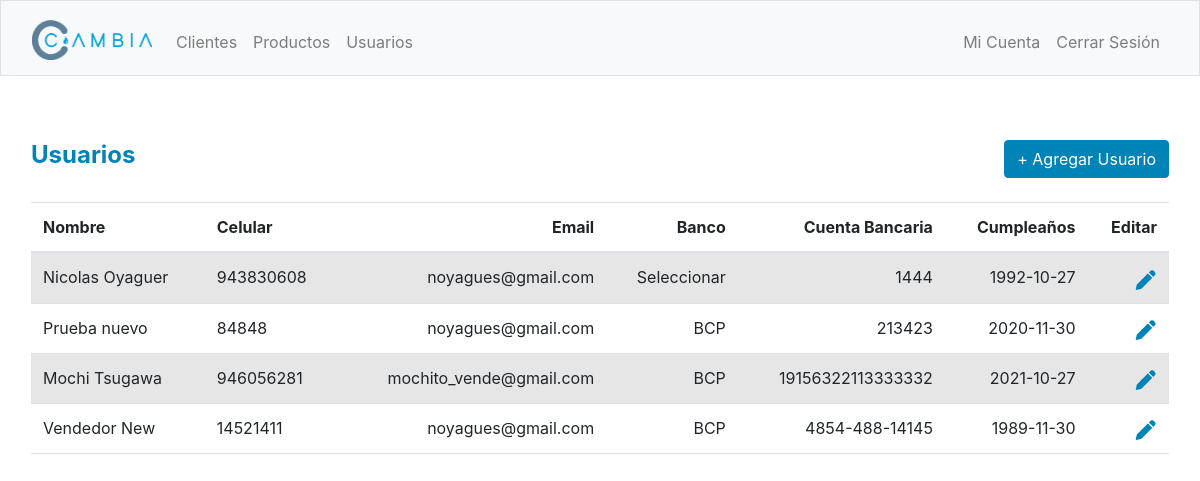
The page /usuarios (signed in) on the database its author committed.
### tables this page shows
CREATE TABLE 'users' (id INTEGER PRIMARY KEY AUTOINCREMENT NOT NULL, username TEXT NOT NULL, hash TEXT NOT NULL,'type' INTEGER NOT NULL, 'name' TEXT, 'phone' INTEGER, 'email' TEXT, 'bank' TEXT, 'bank_account' TEXT, 'birthday' TEXT);

### app.py (the view)
@app.route("/usuarios", methods=["GET", "POST"])
@login_required
def usuarios():
    if request.method == "POST":
        return redirect("/usuarios-create")
    else:
        users = db.execute("SELECT * FROM users")
        return render_template("users.html", users=users)

### helpers.py (called while the page is built)
def login_required(f):
    @wraps(f)
    def decorated_function(*args, **kwargs):
        if session.get("user_id") is None:
            return redirect("/login")
        return f(*args, **kwargs)
    return decorated_function

### templates/users.html (shortened to what this page needs)
{% extends "layout.html" %}
{% block main %}
    <nav class="navbar navbar-expand-md navbar-light" id="subtitle">Usuarios
        <ul class="navbar-nav ms-auto mt-2">
            <form action="/usuarios" method="post">
                <button class="btn btn-primary" type="submit">+ Agregar Usuario</button>
            </form>
        </ul>
    </nav>
    <div id="db_table">
        <table class="table table-striped">
            <thead>
                <tr>
                    <th class="text-start">Nombre</th>
                    <th class="text-start">Celular</th>
                    <th class="text-end">Email</th>
                    <th class="text-end">Banco</th>
                    <th class="text-end">Cuenta Bancaria</th>
                    <th class="text-end">Cumpleaños</th>
                    <th class="text-end">Editar</th>
                </tr>
            </thead>
            <tbody>
                {% set count = namespace(value=0) %}
                {% for user in users %}
                    <tr>
                        <td class="text-start">{{ users[count.value]["name"] }}</td>
                        <td class="text-start">{{ users[count.value]["phone"] }}</td>
                        <td class="text-end">{{ users[count.value]["email"] }}</td>
                        <td class="text-end">{{ users[count.value]["bank"] }}</td>
                        <td class="text-end">{{ users[count.value]["bank_account"] }}</td>
                        <td class="text-end">{{ users[count.value]["birthday"] }}</td>
                        <td class="text-end">
                            <a href="https://nico92-pe-code50-94309353-97wx995w42x759-5000.preview.app.github.dev/users_edit/{{ users[count.value].id }}">
                                <img type="imgage" id="{{ users[count.value].name }}" src="/static/edit.png"></img>
                            </a>
                        </td>
                    </tr>
                    {% set count.value = count.value + 1 %}
                {% endfor %}
            </tbody>
        </table>
    </div>
{% endblock %}

### static/styles.css (style rules this page uses)
#subtitle { background-color: #FFFFFF; color: #0083B6; font-size: x-large; font-weight: bold; }
.btn-primary { background-color: #0083B6; border-color: #0083B6; }
#db_table { padding-top: 1rem; padding-bottom: 1rem; padding-left: 1rem; padding-right: 1rem; }
:root { --bs-body-font-family: Montserrat; }

### rows shown on the page
users: name "Nicolas Oyaguer", phone "943830608", email "noyagues@gmail.com", bank "Seleccionar", bank_account "1444", birthday "1992-10-27"
users: name "Prueba nuevo", phone "84848", email "noyagues@gmail.com", bank "BCP", bank_account "213423", birthday "2020-11-30"
users: name "Mochi Tsugawa", phone "946056281", email "mochito_vende@gmail.com", bank "BCP", bank_account "19156322113333332", birthday "2021-10-27"
users: name "Vendedor New", phone "14521411", email "noyagues@gmail.com", bank "BCP", bank_account "4854-488-14145", birthday "1989-11-30"
